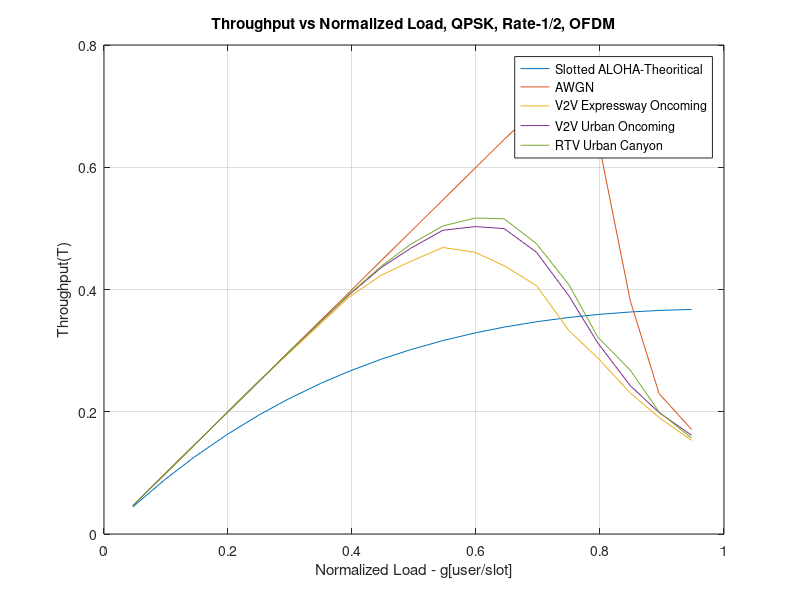

MATLAB code for this plot:
clc;
clear;
close all;

%%

figure

%%
load('AWGNEbN010dB.mat');

%SA
S_SA = g.*exp(-g);
plot(g,S_SA);

hold on

S_DSA = g.*(1-PLR);
plot(g,S_DSA);
hold on

%%
clear
load('V2Vc1EbN010dB.mat');
S_DSA = g.*(1-PLR);
plot(g,S_DSA);
hold on
%%
load('V2Vc2EbN010dB.mat');
S_DSA = g.*(1-PLR);
plot(g,S_DSA);
hold on

%%
clear
load('V2Vc4EbN010dB.mat');
S_DSA = g.*(1-PLR);
plot(g,S_DSA);
hold on

%%
% Plot the estimated PER
grid on;
legend('Slotted ALOHA-Theoritical','AWGN','V2V Expressway Oncoming','V2V Urban Oncoming','RTV Urban Canyon','location','best');
xlabel('Normalized Load - g[user/slot]');
ylabel('Throughput(T)');
title('Throughput vs Normalized Load, QPSK, Rate-1/2, OFDM');
%%

% print('-deps','-r600','FinalSICTHRPT.eps')

